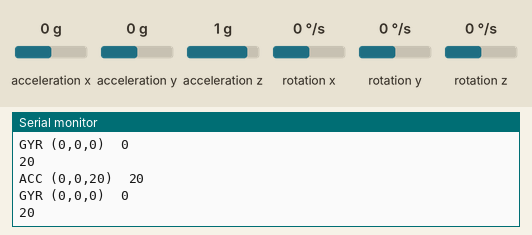
Simulated run of this sketch. Board: Arduino Nano, built with avr-gcc and run on an emulated ATmega328P. Shown: the last lines printed to the serial monitor. The inputs (shaded band) are chosen by the test bench; at power-on: acceleration x 0 g, acceleration y 0 g, acceleration z 1 g, rotation x 0 °/s, rotation y 0 °/s, rotation z 0 °/s. Random numbers use the default seed unless the sketch sets one; the audio player accepts every command and is not drawn.

Above: at 1.7 s.
1.8 s: acceleration x set to -1.4 g
At 2.5 s:
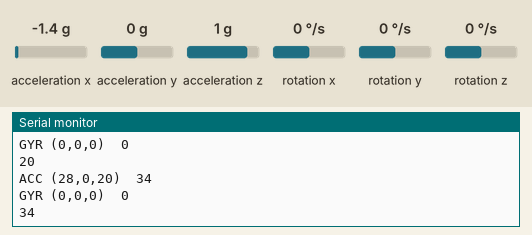
3.3 s: acceleration y set to -1.4 g
At 4.0 s:
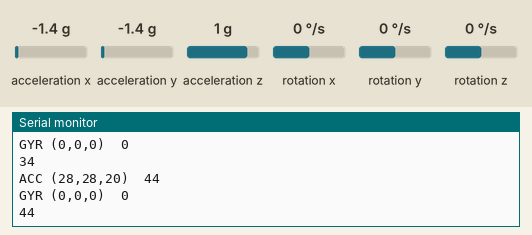
4.8 s: acceleration z set to -1.4 g
At 5.5 s:
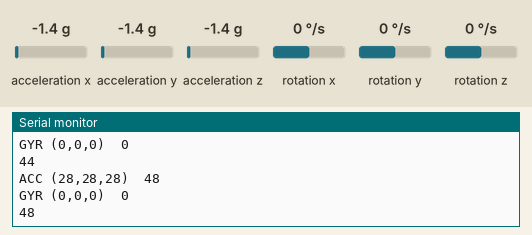
6.3 s: rotation x set to -192 °/s
At 7.0 s:
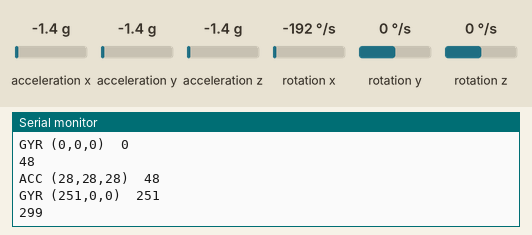
7.8 s: rotation y set to -192 °/s
At 8.5 s:
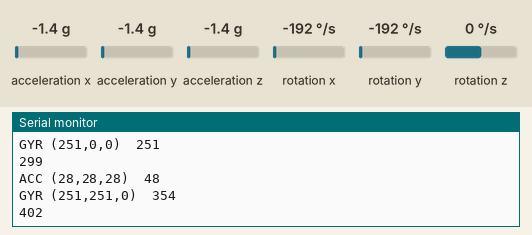
Timing chart, 0 to 10.3 s (numbered marks = the images above; inputs shaded):
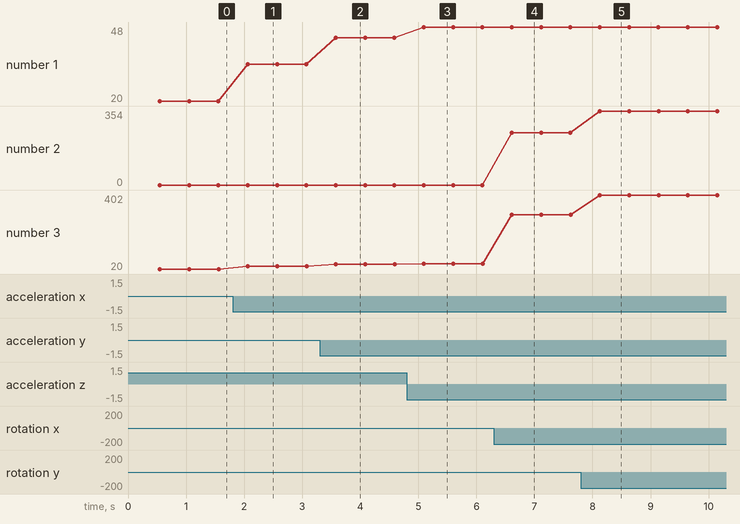

The sketch:

gyro2test.ino
```cpp
/*
  Get scaled and calibrated output of MPU6050
*/

#include "MPU6050.h"
#include "DFRobotDFPlayerMini.h"
#include "SoftwareSerial.h"
#include <Adafruit_NeoPixel.h>
#include "Arduino.h"


int16_t ax, ay, az;
int16_t gx, gy, gz;
long ACC, GYR, COMPL;
boolean SWING_ALLOW = true;
unsigned long LAST_SWING_TIME, SWING_TIMER;
boolean idle = false, swinging = false, crashing = false;

#define NUM_LEDS 131        // number of microcircuits WS2811 on LED strip (note: one WS2811 controls 3 LEDs!)
#define BTN_TIMEOUT 800     // button hold delay, ms
#define BRIGHTNESS 255      // max LED brightness (0 - 255)

#define SWING_TIMEOUT 500   // timeout between swings

#define SWING_L_THR 150     // swing angle speed threshold
#define SWING_THR 300       // fast swing angle speed threshold

#define STRIKE_THR 150      // hit acceleration threshold
#define STRIKE_S_THR 320    // hard hit acceleration threshold

#define FLASH_DELAY 80      // flash time while hit
#define PULSE_ALLOW 1       // blade pulsation (1 - allow, 0 - disallow)
#define PULSE_AMPL 20       // pulse amplitude
#define PULSE_DELAY 30      // delay between pulses

#define bladePin 6          // Where to connect the blades on the arduino
#define buttonPin 2         // where to connect the button on the arduino
#define voltagePin A6

bool isBladeOn = true;

// Create instance
MPU6050 accelgyro;
DFRobotDFPlayerMini mp3_play;
SoftwareSerial mySoftwareSerial(10, 11); // RX, TX
//Adafruit_NeoPixel strip = Adafruit_NeoPixel(N_LEDS, PIN, NEO_GRB + NEO_KHZ800);

const uint8_t PROGMEM gamma8[] = {
  0,  0,  0,  0,  0,  0,  0,  0,  0,  0,  0,  0,  0,  0,  0,  0,
  0,  0,  0,  0,  0,  0,  0,  0,  0,  0,  0,  0,  1,  1,  1,  1,
  1,  1,  1,  1,  1,  1,  1,  1,  1,  2,  2,  2,  2,  2,  2,  2,
  2,  3,  3,  3,  3,  3,  3,  3,  4,  4,  4,  4,  4,  5,  5,  5,
  5,  6,  6,  6,  6,  7,  7,  7,  7,  8,  8,  8,  9,  9,  9, 10,
  10, 10, 11, 11, 11, 12, 12, 13, 13, 13, 14, 14, 15, 15, 16, 16,
  17, 17, 18, 18, 19, 19, 20, 20, 21, 21, 22, 22, 23, 24, 24, 25,
  25, 26, 27, 27, 28, 29, 29, 30, 31, 32, 32, 33, 34, 35, 35, 36,
  37, 38, 39, 39, 40, 41, 42, 43, 44, 45, 46, 47, 48, 49, 50, 50,
  51, 52, 54, 55, 56, 57, 58, 59, 60, 61, 62, 63, 64, 66, 67, 68,
  69, 70, 72, 73, 74, 75, 77, 78, 79, 81, 82, 83, 85, 86, 87, 89,
  90, 92, 93, 95, 96, 98, 99, 101, 102, 104, 105, 107, 109, 110, 112, 114,
  115, 117, 119, 120, 122, 124, 126, 127, 129, 131, 133, 135, 137, 138, 140, 142,
  144, 146, 148, 150, 152, 154, 156, 158, 160, 162, 164, 167, 169, 171, 173, 175,
  177, 180, 182, 184, 186, 189, 191, 193, 196, 198, 200, 203, 205, 208, 210, 213,
  215, 218, 220, 223, 225, 228, 231, 233, 236, 239, 241, 244, 247, 249, 252, 255
};

#define Teal strip.Color(pgm_read_byte(&gamma8[]),pgm_read_byte(&gamma8[]),pgm_read_byte(&gamma8[]))
#define Blue strip.Color(pgm_read_byte(&gamma8[]),pgm_read_byte(&gamma8[]),pgm_read_byte(&gamma8[]));
#define Green strip.Color(pgm_read_byte(&gamma8[]),pgm_read_byte(&gamma8[]),pgm_read_byte(&gamma8[]));
#define Red strip.Color(pgm_read_byte(&gamma8[]),pgm_read_byte(&gamma8[]),pgm_read_byte(&gamma8[]));
#define Orange strip.Color(pgm_read_byte(&gamma8[]),pgm_read_byte(&gamma8[]),pgm_read_byte(&gamma8[]));
#define Purple strip.Color(pgm_read_byte(&gamma8[]),pgm_read_byte(&gamma8[]),pgm_read_byte(&gamma8[]));
#define Yellow strip.Color(pgm_read_byte(&gamma8[]),pgm_read_byte(&gamma8[]),pgm_read_byte(&gamma8[]));
#define Magenta strip.Color(pgm_read_byte(&gamma8[]),pgm_read_byte(&gamma8[]),pgm_read_byte(&gamma8[]));
#define Indigo strip.Color(pgm_read_byte(&gamma8[]),pgm_read_byte(&gamma8[]),pgm_read_byte(&gamma8[]));
#define White strip.Color(pgm_read_byte(&gamma8[]),pgm_read_byte(&gamma8[]),pgm_read_byte(&gamma8[]));

void setup() {
  // Start console
  Serial.begin(115200);
  gyroSetup();
  mp3Setup();
  //  neopixelSetup();
  playSound("ignite");
}

void gyroSetup() {
  // Initial calibration of gyro
  accelgyro.initialize();
  accelgyro.setFullScaleAccelRange(MPU6050_ACCEL_FS_16);
  accelgyro.setFullScaleGyroRange(MPU6050_GYRO_FS_250);
}

void mp3Setup() {
  Serial.println(F("DFRobot DFPlayer Mini Demo"));
  mySoftwareSerial.begin(9600);
  Serial.println(F("Initializing DFPlayer ... (May take 3~5 seconds)"));

  if (!mp3_play.begin(mySoftwareSerial)) {  //Use softwareSerial to communicate with mp3.
    Serial.println(F("Unable to begin:"));
    Serial.println(F("1.Please recheck the connection!"));
    Serial.println(F("2.Please insert the SD card!"));
    while (true);
  }
  Serial.println(F("DFPlayer Mini online."));

  mp3_play.volume(30);  //Set volume value. From 0 to 30
}

void playSound(String soundType) {
  switch (soundType[0]) {
    case 'h': //high swing
      Serial.println("high swing noise");
      mp3_play.playFolder(4, random(8));
      break;
    case 'l': //low swing
      Serial.println("low swing noise");
      mp3_play.playFolder(3, random(7));
      break;
    case 's': //strong hit
      Serial.println("strong hit noise");
      mp3_play.playFolder(1, random(8));
      break;
    case 'w': //weak hit
      Serial.println("weak hit noise");
      mp3_play.playFolder(2, random(8));
      break;
    case 'i': //ignite
      Serial.println("ignite noise");
      mp3_play.playFolder(6, random(3));
      break;
    case 'e': //extinguish
      Serial.println("extinguish noise");
      mp3_play.playFolder(7, random(3));
      break;
    case 'o': //on
      Serial.println("saber on");
      mp3_play.play(1);
      break;
    case 'p': //poweroff
      Serial.println("saber off");
      mp3_play.play(2);
      break;
defualt:
      Serial.println("hum noise");
      mp3_play.playFolder(5, random(4));
      break;
  }
}

void loop() {
  //  if (isBladeOn) {
  //    randomBladePulse();
  getCompl();
  //    checkButton();
  //    checkStrike();
  //    checkSwing();
  //    checkBattery();
  //    playSound("default");
  //  }
  //  checkButtonActivate();
}

void checkButtonActivate() {
  //check if the button is pressed to turn blade on
}

void checkSwing() {
  if (GYR > SWING_L_THR && (millis() - LAST_SWING_TIME > 500) && !swinging) {
    LAST_SWING_TIME = millis();
    Serial.print("SWING  ");
    idle = false;
    swinging = true;
    if (GYR >= SWING_THR) {
      Serial.println("HIGH");
      playSound("highswing");
    } else {
      Serial.println("LOW");
      playSound("lowswing");
    }
  }
}

void checkButton() {
  //if button is pressed once, set isBladeOn to false
  //playSound("extinguish");
  //if button is held, change color
}

void checkStrike() {

}

void checkBattery() {

}

void randomBladePulse() {

}

void getCompl() {
  accelgyro.getMotion6(&ax, &ay, &az, &gx, &gy, &gz);

  //-- Scaled and calibrated output:
  // Accel
  long accelX = abs(ax / 100);
  long accelY = abs(ay / 100);
  long accelZ = abs(az / 100);
  // Gyro
  long gyroX = abs(gx / 100);
  long gyroY = abs(gy / 100);
  long gyroZ = abs(gz / 100);
  // Vector Sum
  ACC = sqrt(sq((long)accelX) + sq((long)accelY) + sq((long)accelZ));
  GYR = sqrt(sq((long)gyroX) + sq((long)gyroY) + sq((long)gyroZ));
  COMPL = ACC + GYR;

  //--Display Values
  Serial.print("ACC (");
  Serial.print(accelX);
  Serial.print(",");
  Serial.print(accelY);
  Serial.print(",");
  Serial.print(accelZ);
  Serial.print(")  ");
  Serial.println(ACC);
  Serial.print("GYR (");
  Serial.print(gyroX);
  Serial.print(",");
  Serial.print(gyroY);
  Serial.print(",");
  Serial.print(gyroZ);
  Serial.print(")  ");
  Serial.println(GYR);
  Serial.println(COMPL);
  delay(500);
}
```

Measured:
- after the input at 1.8 s, the serial monitor: prints a new line after 0.26 s (image 1)
- after the input at 3.3 s, the serial monitor: prints a new line after 0.28 s (image 2)
- after the input at 4.8 s, the serial monitor: prints a new line after 0.29 s (image 3)
- after the input at 6.3 s, the serial monitor: prints a new line after 0.31 s (image 4)
- after the input at 7.8 s, the serial monitor: prints a new line after 0.33 s (image 5)
- plotted number 1: 20 → 34 after the input at 1.8 s, 34 → 44 after the input at 3.3 s, 44 → 48 after the input at 4.8 s
- plotted number 2: 0 → 251 after the input at 6.3 s, 251 → 354 after the input at 7.8 s
- plotted number 3: 20 → 34 after the input at 1.8 s, 34 → 44 after the input at 3.3 s, 44 → 48 after the input at 4.8 s, 48 → 299 after the input at 6.3 s, 299 → 402 after the input at 7.8 s
